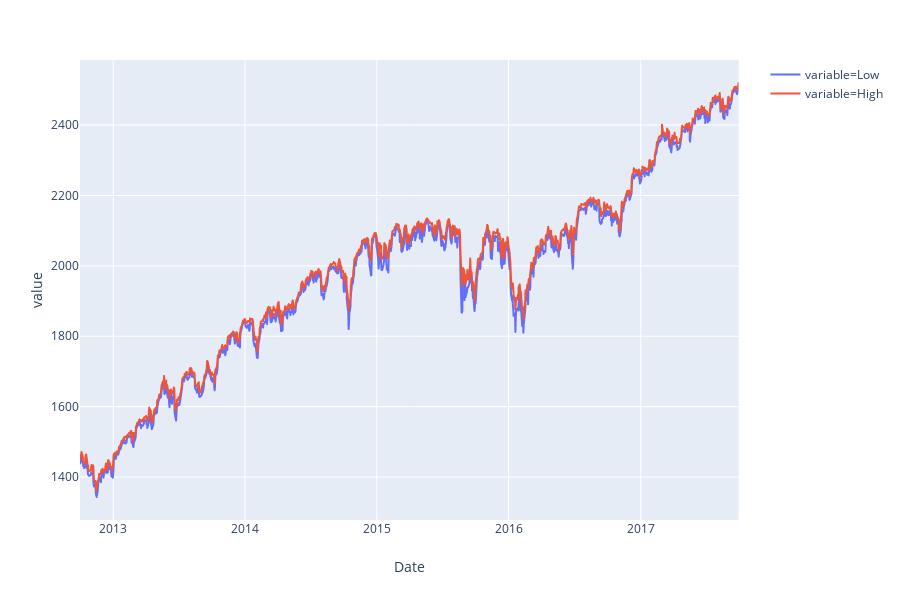

Source (notebook cell):
### Code cell
import plotly.express as px
df = sp500.loc[:,["Low","High"]].reset_index().melt(id_vars="Date")

px.line(df,x="Date",y="value",color="variable")

### Figure 1 — Plotly figure (JSON) as saved in the notebook; plotly's stock layout.template omitted (floating-point values rounded to 4 significant figures; data arrays with more than 128 entries replaced by an {"elided": "..."} marker saying what was removed)
{"data": [{"hoverlabel": {"namelength": 0}, "hovertemplate": "variable=Low<br>Date=%{x}<br>value=%{y}", "legendgroup": "variable=Low", "line": {"color": "#636efa", "dash": "solid"}, "mode": "lines", "name": "variable=Low", "showlegend": true, "type": "scattergl", "x": {"elided": "1258 str values"}, "xaxis": "x", "y": {"elided": "1258 float values"}, "yaxis": "y"}, {"hoverlabel": {"namelength": 0}, "hovertemplate": "variable=High<br>Date=%{x}<br>value=%{y}", "legendgroup": "variable=High", "line": {"color": "#EF553B", "dash": "solid"}, "mode": "lines", "name": "variable=High", "showlegend": true, "type": "scattergl", "x": {"elided": "1258 str values"}, "xaxis": "x", "y": {"elided": "1258 float values"}, "yaxis": "y"}], "layout": {"height": 600, "legend": {"tracegroupgap": 0}, "margin": {"t": 60}, "xaxis": {"anchor": "y", "domain": [0, 0.98], "title": {"text": "Date"}}, "yaxis": {"anchor": "x", "domain": [0, 1], "title": {"text": "value"}}}}
